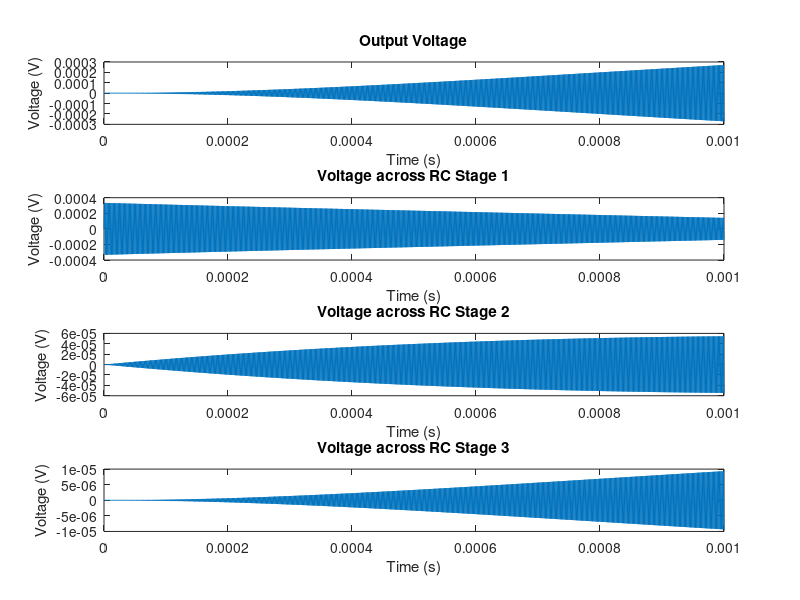

Here is the MATLAB script that generated this plot:
% Parameters
R = 10e3; % Resistance in Ohms
C = 100e-9; % Capacitance in Farads
A = 29; % Amplifier gain

% Time parameters
fs = 1e6; % Sampling frequency in Hz
t = 0:1/fs:1e-3; % Time vector (1 ms duration)

% Initial conditions
Vout = 1; % Initial output voltage
Vrc = zeros(1, 3); % Initial voltages across each RC stage

% State vectors
Vout_vec = zeros(size(t));
Vrc_vec = zeros(length(t), 3);

% Simulation loop
for i = 2:length(t)
    % Update voltages
    Vrc(1) = (Vout + Vrc(1) * (1 - 3*R*C*fs)) / (1 + 3*R*C*fs);
    Vrc(2) = (Vrc(1) + Vrc(2) * (1 - 3*R*C*fs)) / (1 + 3*R*C*fs);
    Vrc(3) = (Vrc(2) + Vrc(3) * (1 - 3*R*C*fs)) / (1 + 3*R*C*fs);
    Vout = A * Vrc(3);

    % Store the results
    Vout_vec(i) = Vout;
    Vrc_vec(i, :) = Vrc;
end

% Plot the results
figure;
subplot(4, 1, 1);
plot(t, Vout_vec);
title('Output Voltage');
xlabel('Time (s)');
ylabel('Voltage (V)');

subplot(4, 1, 2);
plot(t, Vrc_vec(:, 1));
title('Voltage across RC Stage 1');
xlabel('Time (s)');
ylabel('Voltage (V)');

subplot(4, 1, 3);
plot(t, Vrc_vec(:, 2));
title('Voltage across RC Stage 2');
xlabel('Time (s)');
ylabel('Voltage (V)');

subplot(4, 1, 4);
plot(t, Vrc_vec(:, 3));
title('Voltage across RC Stage 3');
xlabel('Time (s)');
ylabel('Voltage (V)');
